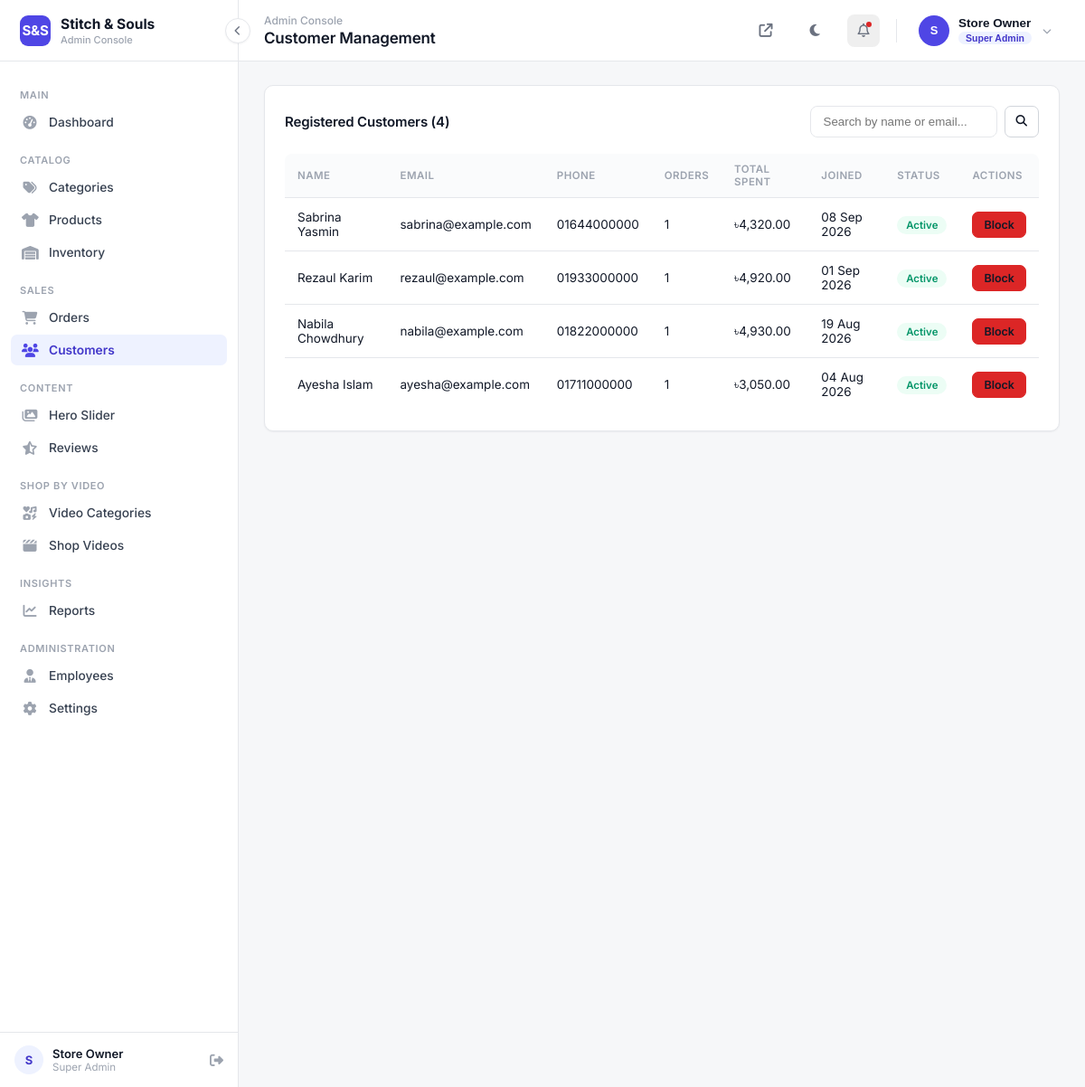
The page /admin/customers.php (signed in) on the database its author committed.
### tables this page shows
CREATE TABLE `customers` (
  `id` INT(11) NOT NULL AUTO_INCREMENT,
  `name` VARCHAR(150) NOT NULL,
  `email` VARCHAR(150) NOT NULL UNIQUE,
  `phone` VARCHAR(30) DEFAULT NULL,
  `password` VARCHAR(255) NOT NULL,
  `address` TEXT DEFAULT NULL,
  `status` ENUM('active','blocked') DEFAULT 'active',
  `created_at` DATETIME DEFAULT CURRENT_TIMESTAMP,
  PRIMARY KEY (`id`)
);

### config/config.php (called while the page is built, shortened)
<?php
require_once __DIR__ . '/database.php';
require_once __DIR__ . '/../includes/functions.php';
$siteSettings = [];
try {
    $stmt = $pdo->query("SELECT setting_key, setting_value FROM site_settings");
    foreach ($stmt->fetchAll() as $row) {
        $siteSettings[$row['setting_key']] = $row['setting_value'];
    }
} catch (Exception $e) {
}

### admin/includes/admin_bootstrap.php (called while the page is built, shortened)
<?php
require_once __DIR__ . '/../../config/config.php';

### includes/functions.php (called while the page is built, shortened)
<?php
function sanitize($str) {
    return htmlspecialchars(trim($str ?? ''), ENT_QUOTES, 'UTF-8');
}
function formatPrice($price) {
    global $siteSettings;
    $symbol = $siteSettings['currency_symbol'] ?? '৳';
    return $symbol . number_format((float)$price, 2);
}

### admin/customers.php (the view, shortened to what this page needs)
<?php
require_once __DIR__ . '/includes/admin_bootstrap.php';
$search = sanitize($_GET['search'] ?? '');
$where = '1=1';
$params = [];
$stmt = $pdo->prepare("SELECT c.*,
    (SELECT COUNT(*) FROM orders o WHERE o.customer_id = c.id) AS order_count,
    (SELECT COALESCE(SUM(total_amount),0) FROM orders o WHERE o.customer_id = c.id) AS total_spent
    FROM customers c WHERE $where ORDER BY c.created_at DESC");
$stmt->execute($params);
$customers = $stmt->fetchAll();
require_once __DIR__ . '/includes/admin_header.php';
?>
<div class="panel">
    <div class="panel-header">
        <h3>Registered Customers (<?= count($customers) ?>)</h3>
        <form method="get" style="display:flex;gap:8px;">
            <input type="text" name="search" placeholder="Search by name or email..." value="<?= sanitize($search) ?>" style="padding:9px 14px;border:1px solid var(--a-border);border-radius:8px;">
            <button type="submit" class="btn btn-outline btn-sm"><i class="fa-solid fa-magnifying-glass"></i></button>
        </form>
    </div>
    <div class="table-wrap">
        <table class="admin-table">
            <thead><tr><th>Name</th><th>Email</th><th>Phone</th><th>Orders</th><th>Total Spent</th><th>Joined</th><th>Status</th><th>Actions</th></tr></thead>
            <tbody>
            <?php foreach ($customers as $c): ?>
                <tr>
                    <td><?= sanitize($c['name']) ?></td>
                    <td><?= sanitize($c['email']) ?></td>
                    <td><?= sanitize($c['phone']) ?></td>
                    <td><?= (int)$c['order_count'] ?></td>
                    <td><?= formatPrice($c['total_spent']) ?></td>
                    <td><?= date('d M Y', strtotime($c['created_at'])) ?></td>
                    <td><span class="status-badge status-<?= $c['status'] === 'active' ? 'active' : 'inactive' ?>"><?= sanitize($c['status']) ?></span></td>
                    <td>
                        <a href="customers.php?toggle=<?= (int)$c['id'] ?>" class="btn btn-sm btn-outline confirm-delete">
                            <?= $c['status'] === 'active' ? 'Block' : 'Unblock' ?>
                        </a>
                    </td>
                </tr>
            <?php endforeach; ?>
            </tbody>
        </table>
    </div>
</div>
<?php require_once __DIR__ . '/includes/admin_footer.php'; ?>

### assets/css/admin.css (style rules this page uses)
:root { --a-bg: #F6F7F9; --a-surface: #FFFFFF; --a-border: #E5E7EB; --a-border-strong: #D1D5DB; --a-text: #111827; --a-text-light: #6B7280; --a-text-faint: #9CA3AF; --a-primary: #4F46E5; --a-primary-dark: #4338CA; --a-primary-light: #EEF2FF; --a-success: #059669; --a-success-bg: #ECFDF5; --a-danger: #DC2626; --a-danger-bg: #FEF2F2; --a-warning: #D97706; --a-warning-bg: #FFFBEB; --a-info: #2563EB; --a-info-bg: #EFF6FF; --a-sidebar-bg: #FFFFFF; --a-sidebar-w: 264px; --radius: 10px; --radius-sm: 7px; --shadow-sm: 0 1px 2px rgba(16, 24, 40, 0.05); --shadow-md: 0 4px 10px rgba(16, 24, 40, 0.06), 0 1px 3px rgba(16,24,40,.06); --transition: 0.2s cubic-bezier(.4,0,.2,1); }
* { margin: 0; padding: 0; box-sizing: border-box; }
body { font-family: 'Inter', -apple-system, BlinkMacSystemFont, 'Segoe UI', sans-serif; background: var(--a-bg); color: var(--a-text); font-size: 14px; -webkit-font-smoothing: antialiased; }
a { text-decoration: none; color: inherit; }
h1,h2,h3,h4 { font-family: inherit; font-weight: 600; letter-spacing: -0.01em; }
.panel { background: var(--a-surface); border-radius: var(--radius); border: 1px solid var(--a-border); box-shadow: var(--shadow-sm); padding: 22px; margin-bottom: 22px; max-width: 100%; overflow: hidden; }
.panel-header { display: flex; justify-content: space-between; align-items: center; margin-bottom: 18px; flex-wrap: wrap; gap: 10px; }
.panel-header h3 { font-size: 15px; font-weight: 600; color: var(--a-text); }
.table-wrap { overflow-x: auto; max-width: 100%; }
table.admin-table { width: 100%; border-collapse: collapse; }
table.admin-table th { text-align: left; font-size: 11.5px; text-transform: uppercase; letter-spacing: .04em; font-weight: 600; color: var(--a-text-faint); padding: 10px 14px; border-bottom: 1px solid var(--a-border); background: #FAFBFC; }
table.admin-table th:first-child { border-top-left-radius: 8px; }
table.admin-table th:last-child { border-top-right-radius: 8px; }
table.admin-table td { padding: 13px 14px; border-bottom: 1px solid var(--a-border); font-size: 13.5px; vertical-align: middle; color: var(--a-text); }
table.admin-table tr:last-child td { border-bottom: none; }
.btn { display: inline-flex; align-items: center; gap: 7px; padding: 9px 16px; background: var(--a-primary); color: #fff; border: 1px solid var(--a-primary); border-radius: var(--radius-sm); font-weight: 600; font-size: 13.25px; transition: all var(--transition); cursor: pointer; }
.btn-outline { background: var(--a-surface); border: 1px solid var(--a-border-strong); color: var(--a-text); }
.btn-sm { padding: 6px 12px; font-size: 12.5px; }
.btn-danger, .confirm-delete.btn { background: var(--a-danger); border-color: var(--a-danger); }
.status-badge { padding: 3px 10px; border-radius: 20px; font-size: 11.5px; font-weight: 600; text-transform: capitalize; }
.status-active { background: var(--a-success-bg); color: var(--a-success); }

### rows shown on the page
customers: name "Sabrina Yasmin", email "sabrina@example.com", phone "01644000000", order_count "1", total_spent "৳4,320.00", created_at "08 Sep 2026", status "Active", shows "Block"
customers: name "Rezaul Karim", email "rezaul@example.com", phone "01933000000", order_count "1", total_spent "৳4,920.00", created_at "01 Sep 2026", status "Active", shows "Block"
customers: name "Nabila Chowdhury", email "nabila@example.com", phone "01822000000", order_count "1", total_spent "৳4,930.00", created_at "19 Aug 2026", status "Active", shows "Block"
customers: name "Ayesha Islam", email "ayesha@example.com", phone "01711000000", order_count "1", total_spent "৳3,050.00", created_at "04 Aug 2026", status "Active", shows "Block"

### other values the page prints
setting('site_name', 'Stitch & Souls') "Stitch & Souls"
$initials "S"
$_SESSION['employee_name'] "Store Owner"
$pageTitle "Customer Management"
substr($_SESSION['employee_name'], 0, 1) "S"
count($customers) "4"
